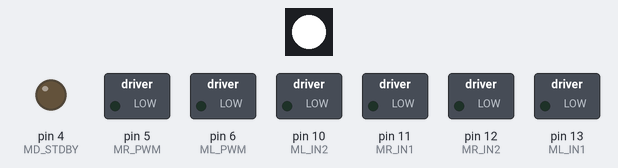
Bench run of a sketch on a simulated Arduino Uno, built with avr-gcc and run on an emulated ATmega328P. Parts: 1 RGB LEDs in strip order, left to right, switched loads named in the sketch (green lamp = pin HIGH), output pins drawn as LEDs (lit = HIGH). Dim RGB values are drawn brighter than linear.

Above: at 0.15 s.
At 9.84 s:
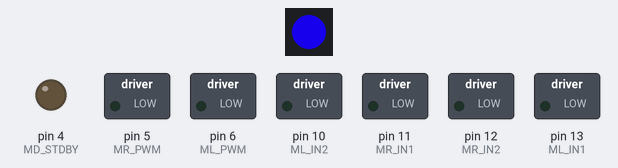
At 19.83 s:
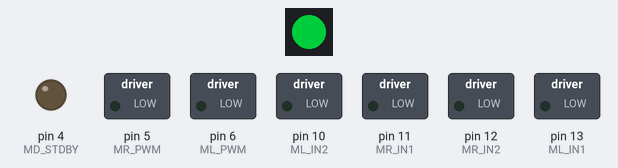
At 39.64 s:
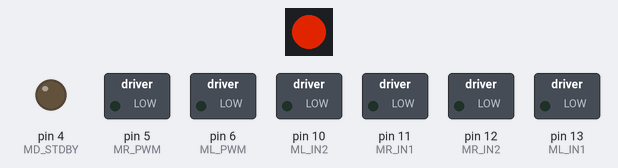
Timing chart, 0 to 40.0 s (numbered marks = the images above):
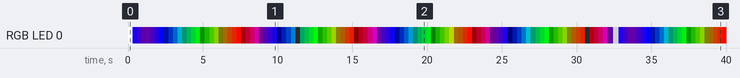

The sketch:

usain2_test_hw.ino
```cpp
#define DEBUG true


#include "DebugUtils.h"
#include <Adafruit_NeoPixel.h>
#include <QTRSensors.h>

#define LED_PIN 9
#define BUTTON_PIN 7
#define QTR_R 3
#define QTR_L 2

#define ML_IN1 13
#define ML_IN2 10
#define MR_IN1 11
#define MR_IN2 12
#define ML_PWM 6
#define MR_PWM 5

#define MD_STDBY 4


Adafruit_NeoPixel pixel = Adafruit_NeoPixel(1,LED_PIN,NEO_GRB+NEO_KHZ800);
QTRSensors qtr;

const uint8_t SensorCount = 8;
uint16_t sensorValues[SensorCount];

void setup() {
  // serial
  Serial.begin(115200);
  // led
  pixel.begin();
  // boton
  pinMode(BUTTON_PIN, INPUT_PULLUP);
  // sensores
  qtr.setTypeRC();
  qtr.setSensorPins((const uint8_t[]){2,3,A0,A1,A2,A3,A4,A5}, 8);

  // motores
  pinMode(ML_IN1,OUTPUT);
  pinMode(ML_IN2,OUTPUT);
  pinMode(MR_IN1,OUTPUT);
  pinMode(MR_IN2,OUTPUT);
  pinMode(ML_PWM,OUTPUT);
  pinMode(MR_PWM,OUTPUT);
  pinMode(MD_STDBY,OUTPUT);
}

void loop() {
  //testButton();
  testLed();
  //testSensors();
  //testMotors();

  //delay(50);
}

void testMotors(){
  int boton = digitalRead(BUTTON_PIN);

  digitalWrite(ML_IN1,HIGH);
  digitalWrite(ML_IN2,LOW);
  digitalWrite(MR_IN1,LOW);
  digitalWrite(MR_IN2,HIGH);

  if(boton == 0){
    digitalWrite(MD_STDBY,HIGH);
  }
  else {
    digitalWrite(MD_STDBY,LOW);
  }
  analogWrite(ML_PWM,255);
  analogWrite(MR_PWM,255);

  delay(100);

}

void testButton(){

  int boton = digitalRead(BUTTON_PIN);
  DEBUG_PRINTLN(boton);

}

void testLed(){

/*
  uint32_t color = pixel.Color(255,0,255); // magenta
  pixel.setPixelColor(0,color);
  pixel.show();
*/
  PlasmaPulse(30);

}


void testSensors(){
  // read raw sensor values
  qtr.read(sensorValues);

  for (uint8_t i = 0; i < SensorCount; i++)
  {
    Serial.print(sensorValues[i]);
    Serial.print('\t');
  }
  Serial.println();

  delay(100);

}

void PlasmaPulse(uint8_t wait) {
  uint16_t i, j;
  uint8_t brightness = 10;

  for(i=0; i<pixel.numPixels(); i++) {
    pixel.setPixelColor(i, pixel.Color(255, 255, 255));
  }
  pixel.show();
  delay(wait);
  //Adjust 60 and 90 to the starting and ending colors you want to fade between.
  for(j=170; j>=135; --j) {
    for(i=0; i<pixel.numPixels(); i++) {
      pixel.setPixelColor(i, Wheel((i+j) & 255));
    }
    pixel.show();
    brightness -= 6;
    pixel.setBrightness(brightness);
    delay(wait);
  }

  for(j=135; j<1170; j++) {
    for(i=0; i<pixel.numPixels(); i++) {
      pixel.setPixelColor(i, Wheel((i+j) & 255));
    }
    pixel.show();
    brightness += 6;
    pixel.setBrightness(brightness);
    delay(wait);
  }

  for(i=0; i<pixel.numPixels(); i++) {
    pixel.setPixelColor(i, pixel.Color(255, 255, 255));
  }
  pixel.show();
  delay(wait);

}

// Input a value 0 to 255 to get a color value.
// The colours are a transition r - g - b - back to r.
uint32_t Wheel(byte WheelPos) {
  if(WheelPos < 85) {
   return pixel.Color(WheelPos * 3, 255 - WheelPos * 3, 0);
  } else if(WheelPos < 170) {
   WheelPos -= 85;
   return pixel.Color(255 - WheelPos * 3, 0, WheelPos * 3);
  } else {
   WheelPos -= 170;
   return pixel.Color(0, WheelPos * 3, 255 - WheelPos * 3);
  }
}
```

DebugUtils.h
```cpp
/*
DebugUtils.h - Simple debugging utilities.
*/

#ifndef DEBUGUTILS_H
#define DEBUGUTILS_H

#ifdef DEBUG
  #define DEBUG_PRINT(...) Serial.print(__VA_ARGS__)
  #define DEBUG_PRINTLN(...) Serial.println(__VA_ARGS__)
#else
  #define DEBUG_PRINT(...)
  #define DEBUG_PRINTLN(...)
#endif

#endif
```

Measured:
- by itself, RGB LED 0: off → RGB(255, 255, 255) at 0.00 s, → RGB(22, 0, 189) 0.30 s later, → RGB(34, 0, 118) 0.30 s later, → RGB(31, 0, 61) 0.30 s later, … (133 changes in this stretch)
